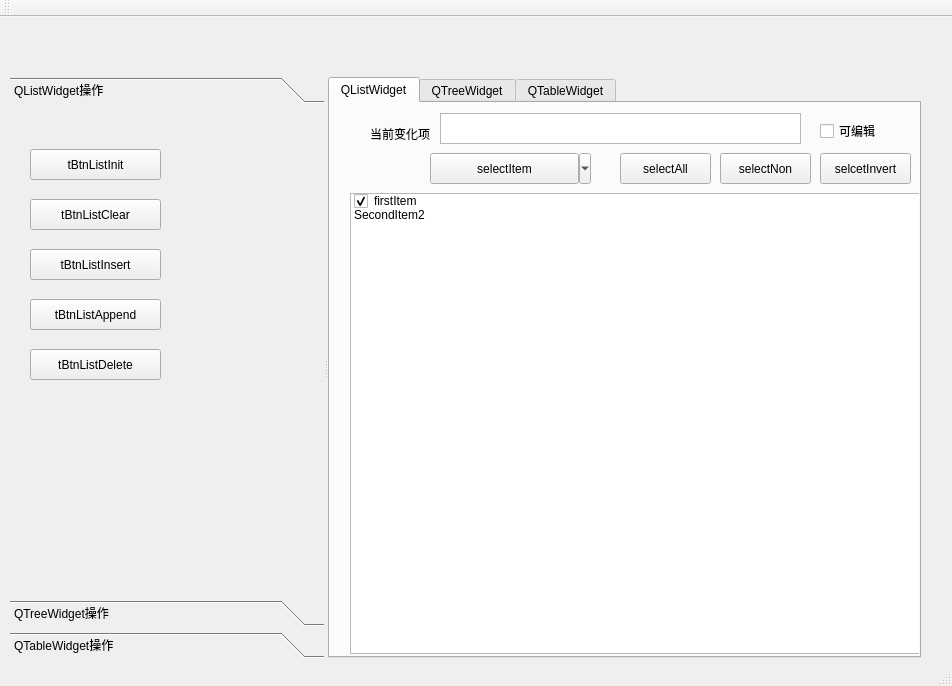
<?xml version="1.0" encoding="UTF-8"?>
<ui version="4.0">
 <class>MainWindow</class>
 <widget class="QMainWindow" name="MainWindow">
  <property name="geometry">
   <rect>
    <x>0</x>
    <y>0</y>
    <width>952</width>
    <height>686</height>
   </rect>
  </property>
  <property name="windowTitle">
   <string>MainWindow</string>
  </property>
  <widget class="QWidget" name="centralWidget">
   <widget class="QSplitter" name="splitter">
    <property name="geometry">
     <rect>
      <x>10</x>
      <y>60</y>
      <width>911</width>
      <height>581</height>
     </rect>
    </property>
    <property name="orientation">
     <enum>Qt::Horizontal</enum>
    </property>
    <widget class="QToolBox" name="toolBox">
     <property name="currentIndex">
      <number>0</number>
     </property>
     <widget class="QWidget" name="page">
      <property name="geometry">
       <rect>
        <x>0</x>
        <y>0</y>
        <width>304</width>
        <height>503</height>
       </rect>
      </property>
      <attribute name="label">
       <string>QListWidget操作</string>
      </attribute>
      <widget class="QToolButton" name="tBtnListInit">
       <property name="geometry">
        <rect>
         <x>20</x>
         <y>40</y>
         <width>131</width>
         <height>31</height>
        </rect>
       </property>
       <property name="text">
        <string>tBtnListInit</string>
       </property>
      </widget>
      <widget class="QToolButton" name="tBtnListClear">
       <property name="geometry">
        <rect>
         <x>20</x>
         <y>90</y>
         <width>131</width>
         <height>31</height>
        </rect>
       </property>
       <property name="text">
        <string>tBtnListClear</string>
       </property>
      </widget>
      <widget class="QToolButton" name="tBtnListInsert">
       <property name="geometry">
        <rect>
         <x>20</x>
         <y>140</y>
         <width>131</width>
         <height>31</height>
        </rect>
       </property>
       <property name="text">
        <string>tBtnListInsert</string>
       </property>
      </widget>
      <widget class="QToolButton" name="tBtnListAppend">
       <property name="geometry">
        <rect>
         <x>20</x>
         <y>190</y>
         <width>131</width>
         <height>31</height>
        </rect>
       </property>
       <property name="text">
        <string>tBtnListAppend</string>
       </property>
      </widget>
      <widget class="QToolButton" name="tBtnListDelete">
       <property name="geometry">
        <rect>
         <x>20</x>
         <y>240</y>
         <width>131</width>
         <height>31</height>
        </rect>
       </property>
       <property name="text">
        <string>tBtnListDelete</string>
       </property>
      </widget>
     </widget>
     <widget class="QWidget" name="page_2">
      <property name="geometry">
       <rect>
        <x>0</x>
        <y>0</y>
        <width>304</width>
        <height>503</height>
       </rect>
      </property>
      <attribute name="label">
       <string>QTreeWidget操作</string>
      </attribute>
     </widget>
     <widget class="QWidget" name="page_3">
      <property name="geometry">
       <rect>
        <x>0</x>
        <y>0</y>
        <width>304</width>
        <height>503</height>
       </rect>
      </property>
      <attribute name="label">
       <string>QTableWidget操作</string>
      </attribute>
     </widget>
    </widget>
    <widget class="QTabWidget" name="tabWidget">
     <property name="toolTipDuration">
      <number>-1</number>
     </property>
     <property name="currentIndex">
      <number>0</number>
     </property>
     <widget class="QWidget" name="listWidgetTab">
      <attribute name="title">
       <string>QListWidget</string>
      </attribute>
      <widget class="QListWidget" name="listWidget">
       <property name="geometry">
        <rect>
         <x>20</x>
         <y>90</y>
         <width>671</width>
         <height>461</height>
        </rect>
       </property>
       <item>
        <property name="text">
         <string>firstItem</string>
        </property>
        <property name="checkState">
         <enum>Checked</enum>
        </property>
        <property name="icon">
         <iconset>
          <normaloff>Images/item.png</normaloff>Images/item.png</iconset>
        </property>
       </item>
       <item>
        <property name="text">
         <string>SecondItem2</string>
        </property>
        <property name="checkState">
         <enum>Unchecked</enum>
        </property>
        <property name="icon">
         <iconset>
          <normaloff>Images/item.png</normaloff>Images/item.png</iconset>
        </property>
        <property name="flags">
         <set>ItemIsSelectable|ItemIsEditable|ItemIsDragEnabled|ItemIsUserCheckable|ItemIsEnabled</set>
        </property>
       </item>
      </widget>
      <widget class="QLabel" name="label">
       <property name="geometry">
        <rect>
         <x>40</x>
         <y>20</y>
         <width>71</width>
         <height>21</height>
        </rect>
       </property>
       <property name="text">
        <string>当前变化项</string>
       </property>
      </widget>
      <widget class="QTextEdit" name="textEdit">
       <property name="geometry">
        <rect>
         <x>110</x>
         <y>10</y>
         <width>361</width>
         <height>31</height>
        </rect>
       </property>
       <property name="contextMenuPolicy">
        <enum>Qt::NoContextMenu</enum>
       </property>
      </widget>
      <widget class="QCheckBox" name="checkBox">
       <property name="geometry">
        <rect>
         <x>490</x>
         <y>20</y>
         <width>91</width>
         <height>16</height>
        </rect>
       </property>
       <property name="contextMenuPolicy">
        <enum>Qt::NoContextMenu</enum>
       </property>
       <property name="text">
        <string>可编辑</string>
       </property>
      </widget>
      <widget class="QToolButton" name="selectAll">
       <property name="geometry">
        <rect>
         <x>290</x>
         <y>50</y>
         <width>91</width>
         <height>31</height>
        </rect>
       </property>
       <property name="text">
        <string>selectAll</string>
       </property>
      </widget>
      <widget class="QToolButton" name="selectNon">
       <property name="geometry">
        <rect>
         <x>390</x>
         <y>50</y>
         <width>91</width>
         <height>31</height>
        </rect>
       </property>
       <property name="text">
        <string>selectNon</string>
       </property>
      </widget>
      <widget class="QToolButton" name="selcetInvert">
       <property name="geometry">
        <rect>
         <x>490</x>
         <y>50</y>
         <width>91</width>
         <height>31</height>
        </rect>
       </property>
       <property name="text">
        <string>selcetInvert</string>
       </property>
      </widget>
      <widget class="QToolButton" name="selectItem">
       <property name="geometry">
        <rect>
         <x>100</x>
         <y>50</y>
         <width>161</width>
         <height>31</height>
        </rect>
       </property>
       <property name="contextMenuPolicy">
        <enum>Qt::DefaultContextMenu</enum>
       </property>
       <property name="text">
        <string>selectItem</string>
       </property>
       <property name="checkable">
        <bool>false</bool>
       </property>
       <property name="popupMode">
        <enum>QToolButton::MenuButtonPopup</enum>
       </property>
      </widget>
     </widget>
     <widget class="QWidget" name="treeWidgetTab">
      <attribute name="title">
       <string>QTreeWidget</string>
      </attribute>
     </widget>
     <widget class="QWidget" name="tableWidgetTab">
      <attribute name="title">
       <string>QTableWidget</string>
      </attribute>
     </widget>
    </widget>
   </widget>
  </widget>
  <widget class="QStatusBar" name="statusBar">
   <property name="toolTip">
    <string>这是状态栏</string>
   </property>
  </widget>
  <widget class="QToolBar" name="mainToolBar">
   <property name="toolTip">
    <string>这是工具栏</string>
   </property>
   <property name="layoutDirection">
    <enum>Qt::LeftToRight</enum>
   </property>
   <attribute name="toolBarArea">
    <enum>TopToolBarArea</enum>
   </attribute>
   <attribute name="toolBarBreak">
    <bool>false</bool>
   </attribute>
  </widget>
  <action name="actListInit">
   <property name="text">
    <string>初始化列表</string>
   </property>
  </action>
  <action name="actListClear">
   <property name="text">
    <string>清空列表</string>
   </property>
   <property name="toolTip">
    <string>清空列表</string>
   </property>
  </action>
  <action name="actListInsert">
   <property name="text">
    <string>插入项</string>
   </property>
   <property name="toolTip">
    <string>插入项</string>
   </property>
  </action>
  <action name="actListAppend">
   <property name="text">
    <string>添加项</string>
   </property>
  </action>
  <action name="actListDelete">
   <property name="text">
    <string>删除当前项</string>
   </property>
   <property name="toolTip">
    <string>删除当前项</string>
   </property>
  </action>
 </widget>
 <layoutdefault spacing="6" margin="11"/>
 <resources/>
 <connections/>
</ui>
